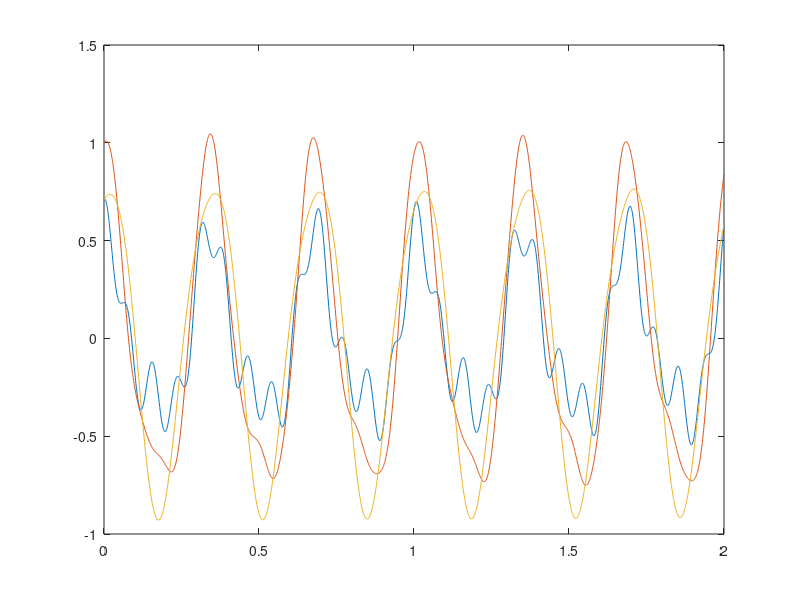

Reproduce this figure in MATLAB.
clc
clear
format long g

h = 0.001;
x = 0:0.25:1;
t = 0:h:2;
M = [0.25^2 , 0, 0; 0, 0.50^2, 0; 0, 0, 0.75^2];
K = (12 / (0.25^2)) * [2, -1, 0; -1, 2, -1; 0, -1, 2];
U = [sin( pi * x(2)); sin( pi * x(3) ); sin( pi * x(4) )];
Ut(:,1) = U;
Ut0 = Ut(:, 1) - h * 3 + (h^2/2) * (- inv(M) * K * Ut(:, 1));
for i = 1: length(t) -1
  if i == 1
    Ut(:, i + 1) = inv(M) * (2 * M - h^2 * K) * Ut(:, i) - Ut0;
  else
    Ut(:, i + 1) = inv(M) * (2 * M - h^2 * K) * Ut(:, i) - Ut(:, i - 1);
  endif
endfor

plot(t, Ut(1, :), t, Ut(2, :), t, Ut(3, :))
%plot(t, Ut(:, 2), t, Ut(:, 3), t, Ut(:, 4))